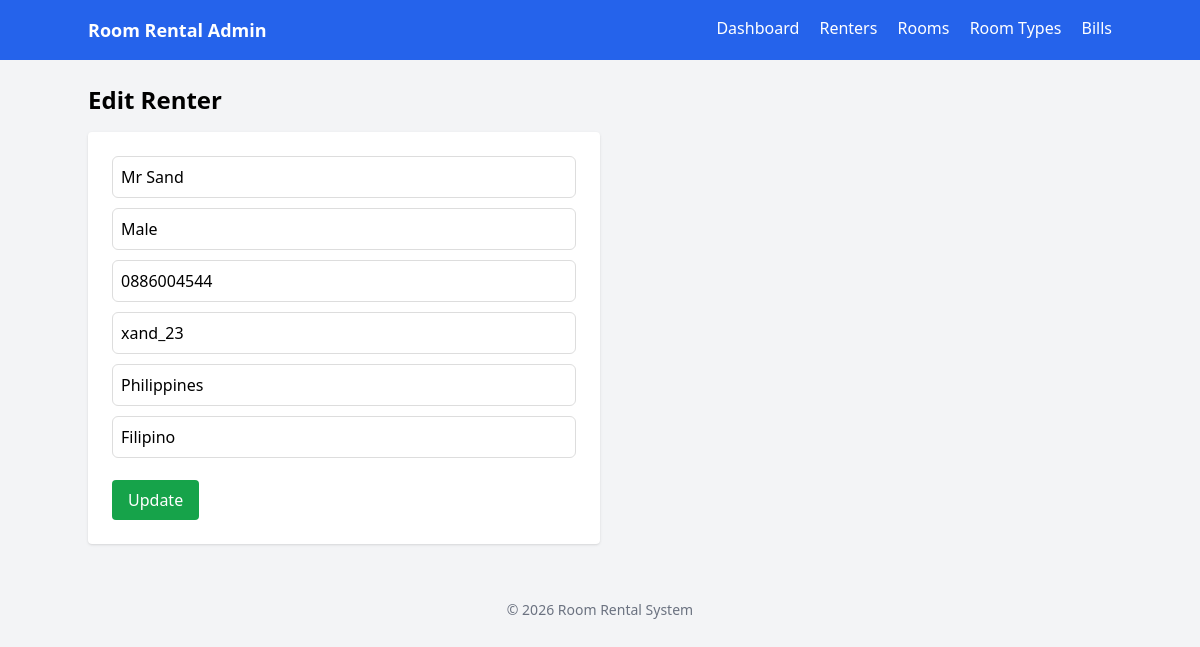
Page /renter_edit.php?id=2 on the committed database.
### tables this page shows
CREATE TABLE IF NOT EXISTS `renter` (
  `renter_id` int NOT NULL AUTO_INCREMENT,
  `renter_name` varchar(100) NOT NULL,
  `gender` enum('Male','Female','Other') DEFAULT NULL,
  `mobile_number` varchar(20) DEFAULT NULL,
  `telegram` varchar(50) DEFAULT NULL,
  `renter_address` varchar(100) DEFAULT NULL,
  `nationality` varchar(50) DEFAULT NULL,
  PRIMARY KEY (`renter_id`)
);

### public/renter_edit.php (the view, shortened to what this page needs)
<?php
include '../includes/db.php';
$id = $_GET['id'];
$stmt = $pdo->prepare("SELECT * FROM renter WHERE renter_id=?");
$stmt->execute([$id]);
$renter = $stmt->fetch();
include '../includes/header.php';
?>
<h1 class="text-2xl font-bold mb-4">Edit Renter</h1>
<form method="POST" class="bg-white p-6 rounded shadow max-w-lg">
    <input name="name" value="<?= $renter['renter_name'] ?>" class="input" />
    <input name="gender" value="<?= $renter['gender'] ?>" class="input" />
    <input name="mobile" value="<?= $renter['mobile_number'] ?>" class="input" />
    <input name="telegram" value="<?= $renter['telegram'] ?>" class="input" />
    <input name="address" value="<?= $renter['renter_address'] ?>" class="input" />
    <input name="nationality" value="<?= $renter['nationality'] ?>" class="input" />
    <button class="bg-green-600 text-white px-4 py-2 rounded mt-3">
        Update
    </button>
</form>
<?php include '../includes/footer.php'; ?>

### public/renter_edit.php (style rules this page uses)
.input { width:100%; padding:8px; margin-bottom:10px; border:1px solid #ddd; border-radius:6px; }

### rows in the picture
renter: name "Mr Sand", gender "Male", mobile "0886004544", telegram "xand_23", address "Philippines", nationality "Filipino"
